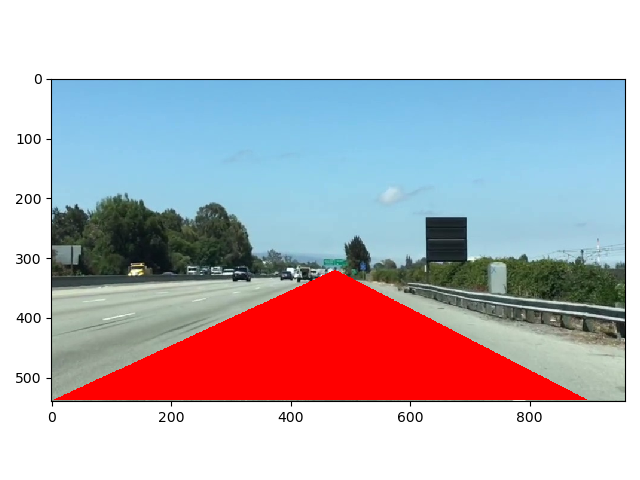

Source code (Python):
import matplotlib.pyplot as plt
import matplotlib.image as mpimg
import numpy as np

# Read in the image and print some stats
image = mpimg.imread('test.jpg')
print('This image is: ', type(image), 'with dimensions: ', image.shape)

# Pull out the x and y sizes and make a copy of the image
ysize = image.shape[0]
xsize = image.shape[1]
region_select = np.copy(image)

# Define a triangle region of interest
# Keep in mind the origin (x=0, y=0) is in the upper left in image processing
# Note: if you run this code, you'll find these are not sensible values!!
# But you'll get a chance to play with them soon in a quiz
left_bottom = [0, 539]
right_bottom = [900, 539]
apex = [475, 320]

# Fit lines (y=Ax+B) to identify the 3 sided region of interest
# np.polyfit() returns the coefficients [A, B] of the fit
fit_left = np.polyfit((left_bottom[0], apex[0]), (left_bottom[1], apex[1]), 1)
fit_right = np.polyfit((right_bottom[0], apex[0]), (right_bottom[1], apex[1]), 1)
fit_bottom = np.polyfit((left_bottom[0], right_bottom[0]), (left_bottom[1], right_bottom[1]), 1)

# Find the region inside the lines
XX, YY = np.meshgrid(np.arange(0, xsize), np.arange(0, ysize))
region_thresholds = (YY > (XX*fit_left[0] + fit_left[1])) & (YY > (XX*fit_right[0] + fit_right[1])) & \
                    (YY < (XX*fit_bottom[0] + fit_bottom[1]))

# Color pixels red which are inside the region of interest
region_select[region_thresholds] = [255, 0, 0]

# Display the image
plt.imshow(region_select)
plt.show()
